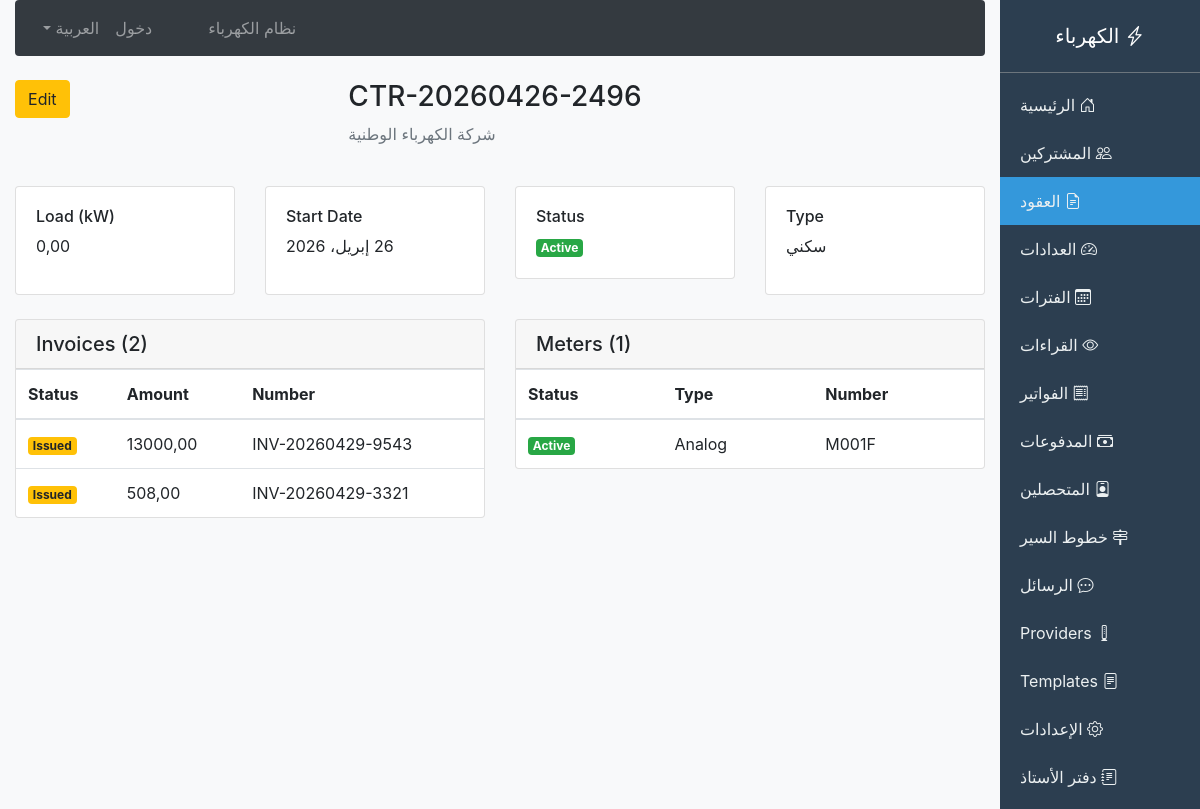
The app's page /billing/contracts/11/ with its own data.
### billing/models.py (models this page shows, shortened)
class Contract(models.Model):
    class ContractStatus(models.TextChoices):
        ACTIVE = 'active', 'Active'
        SUSPENDED = 'suspended', 'Suspended'
        TERMINATED = 'terminated', 'Terminated'
        EXPIRED = 'expired', 'Expired'
    contract_number = models.CharField(max_length=50, unique=True, blank=True)
    customer = models.ForeignKey(Customer, on_delete=models.CASCADE, related_name='contracts')
    type = models.ForeignKey(SubscriptionType, on_delete=models.CASCADE)
    start_date = models.DateField(null=True, blank=True)
    end_date = models.DateField(null=True, blank=True)
    contract_status = models.CharField(max_length=20, choices=ContractStatus.choices, default=ContractStatus.ACTIVE)
    connection_load = models.DecimalField(max_digits=10, decimal_places=2, default=0, verbose_name='Connection Load (kW)')
    deposit_amount = models.DecimalField(max_digits=10, decimal_places=2, default=0)
    notes = models.TextField(blank=True, default='')
    created_by = models.ForeignKey(User, on_delete=models.SET_NULL, null=True, blank=True)
    created_at = models.DateTimeField(auto_now_add=True)
    class Meta:
        ordering = ['-created_at']

class Customer(models.Model):
    customer_number = models.CharField(max_length=50, unique=True, blank=True, default='')
    full_name_ar = models.CharField(max_length=150)
    full_name_en = models.CharField(max_length=150, blank=True, default='')
    national_id = models.CharField(max_length=50, blank=True, default='')
    mobile_phone = models.CharField(max_length=20, blank=True, default='')
    phone2 = models.CharField(max_length=20, blank=True, default='')
    email = models.EmailField(blank=True, default='')
    address = models.TextField(blank=True, default='')
    city = models.CharField(max_length=50, blank=True, default='')
    is_active = models.BooleanField(default=True)
    registration_date = models.DateField(auto_now_add=True)
    current_balance = models.DecimalField(max_digits=12, decimal_places=2, default=0)
    credit_limit = models.DecimalField(max_digits=12, decimal_places=2, default=0)
    notes = models.TextField(blank=True, default='')
    created_at = models.DateTimeField(auto_now_add=True)

class SubscriptionType(models.Model):
    name_ar = models.CharField(max_length=100)
    name_en = models.CharField(max_length=100, blank=True)
    description = models.TextField(blank=True)
    is_active = models.BooleanField(default=True)
    created_at = models.DateTimeField(auto_now_add=True)
    class Meta:
        verbose_name = 'Subscription Type'
        verbose_name_plural = 'Subscription Types'

class Meter(models.Model):
    class MeterStatus(models.TextChoices):
        ACTIVE = 'active', 'Active'
        DEFECTIVE = 'defective', 'Defective'
        REPLACED = 'replaced', 'Replaced'
        REMOVED = 'removed', 'Removed'
    class MeterType(models.TextChoices):
        ANALOG = 'analog', 'Analog'
        DIGITAL = 'digital', 'Digital'
        PREPAID = 'prepaid', 'Prepaid'
    meter_number = models.CharField(max_length=50, unique=True, blank=True)
    contract = models.ForeignKey(Contract, on_delete=models.CASCADE, related_name='meters')
    meter_model = models.CharField(max_length=100, blank=True, default='')
    meter_type = models.CharField(max_length=20, choices=MeterType.choices, default=MeterType.ANALOG)
    initial_reading = models.DecimalField(max_digits=12, decimal_places=2, default=0)
    last_approved_reading = models.DecimalField(max_digits=12, decimal_places=2, null=True, blank=True)
    installation_date = models.DateField(null=True, blank=True)
    last_reading_date = models.DateField(null=True, blank=True)
    meter_status = models.CharField(max_length=20, choices=MeterStatus.choices, default=MeterStatus.ACTIVE)
    location_description = models.CharField(max_length=255, blank=True, default='')
    class Meta:
        ordering = ['-installation_date']

class Invoice(models.Model):
    class InvoiceStatus(models.TextChoices):
        DRAFT = 'draft', 'Draft'
        ISSUED = 'issued', 'Issued'
        PAID = 'paid', 'Paid'
        PARTIALLY_PAID = 'partially_paid', 'Partially Paid'
        OVERDUE = 'overdue', 'Overdue'
        CANCELLED = 'cancelled', 'Cancelled'
    invoice_number = models.CharField(max_length=50, unique=True)
    contract = models.ForeignKey(Contract, on_delete=models.CASCADE, related_name='invoices')
    subscription_type = models.ForeignKey('SubscriptionType', on_delete=models.SET_NULL, null=True, blank=True, related_name='invoices')
    reading = models.ForeignKey(MeterReading, on_delete=models.SET_NULL, null=True, blank=True)
    issue_date = models.DateField()
    due_date = models.DateField()
    total_amount = models.DecimalField(max_digits=12, decimal_places=2)
    previous_indebtedness = models.DecimalField(max_digits=12, decimal_places=2, default=0)
    paid_amount = models.DecimalField(max_digits=12, decimal_places=2, default=0)
    invoice_status = models.CharField(max_length=20, choices=InvoiceStatus.choices, default=InvoiceStatus.ISSUED)
    penalty_amount = models.DecimalField(max_digits=10, decimal_places=2, default=0)
    period = models.ForeignKey(BillingPeriod, on_delete=models.SET_NULL, null=True, blank=True, related_name='invoices')
    notes = models.TextField(blank=True)
    created_at = models.DateTimeField(auto_now_add=True)
    class Meta:
        ordering = ['-issue_date']

### billing/views.py (the view)
# urls.py: path('contracts/<int:pk>/', views.contract_detail, name='contract_detail'),
def contract_detail(request, pk):
    contract = get_object_or_404(Contract, pk=pk)
    meters = contract.meters.all()
    invoices = contract.invoices.order_by('-created_at')[:10]
    readings = MeterReadingSubmission.objects.filter(contract=contract).order_by('-created_at')[:10]
    return render(request, 'billing/contract_detail.html', {
        'contract': contract,
        'meters': meters,
        'invoices': invoices,
        'readings': readings,
    })

### billing/context_processors.py (called while the page is built)
def language_context(request):
    lang = getattr(request, 'session', {}).get('django_language', 'ar')
    if not lang:
        lang = 'ar'
    return {
        'LANGUAGE_CODE': lang,
        'LANGUAGE_NAME': 'العربية' if lang == 'ar' else 'English'
    }

### templates/billing/contract_detail.html (shortened to what this page needs)
{% extends 'billing/base.html' %}
{% block content %}
<div class="row mb-4">
    <div class="col-md-8">
        <h3>{{ contract.contract_number }}</h3>
        <p class="text-muted">{{ contract.customer.full_name_ar }}</p>
    </div>
    <div class="col-md-4 text-left">
        <a href="{% url 'contract_update' contract.id %}" class="btn btn-warning">Edit</a>
    </div>
</div>
<div class="row mb-4">
    <div class="col-md-3">
        <div class="card">
            <div class="card-body">
                <h6>Type</h6>
                <p>{{ contract.type.name_ar }}</p>
            </div>
        </div>
    </div>
    <div class="col-md-3">
        <div class="card">
            <div class="card-body">
                <h6>Status</h6>
                <span class="badge badge-{% if contract.contract_status == 'active' %}success{% else %}warning{% endif %}">
                    {{ contract.get_contract_status_display }}
                </span>
            </div>
        </div>
    </div>
    <div class="col-md-3">
        <div class="card">
            <div class="card-body">
                <h6>Start Date</h6>
                <p>{{ contract.start_date }}</p>
            </div>
        </div>
    </div>
    <div class="col-md-3">
        <div class="card">
            <div class="card-body">
                <h6>Load (kW)</h6>
                <p>{{ contract.connection_load }}</p>
            </div>
        </div>
    </div>
</div>
<div class="row mb-4">
    <div class="col-md-6">
        <div class="card">
            <div class="card-header">
                <h5 class="mb-0">Meters ({{ meters.count }})</h5>
            </div>
            <div class="card-body p-0">
                <table class="table mb-0">
                    <thead><tr><th>Number</th><th>Type</th><th>Status</th></tr></thead>
                    <tbody>
                        {% for meter in meters %}
                        <tr>
                            <td>{{ meter.meter_number }}</td>
                            <td>{{ meter.get_meter_type_display }}</td>
                            <td><span class="badge badge-{% if meter.meter_status == 'active' %}success{% else %}warning{% endif %}">{{ meter.get_meter_status_display }}</span></td>
                        </tr>
                        {% empty %}
                        <tr><td colspan="3">No meters</td></tr>
                        {% endfor %}
                    </tbody>
                </table>
            </div>
        </div>
    </div>
    <div class="col-md-6">
        <div class="card">
            <div class="card-header">
                <h5 class="mb-0">Invoices ({{ invoices.count }})</h5>
            </div>
            <div class="card-body p-0">
                <table class="table mb-0">
                    <thead><tr><th>Number</th><th>Amount</th><th>Status</th></tr></thead>
                    <tbody>
                        {% for inv in invoices %}
                        <tr>
                            <td>{{ inv.invoice_number }}</td>
                            <td>{{ inv.total_amount|floatformat:2 }}</td>
                            <td><span class="badge badge-{% if inv.invoice_status == 'paid' %}success{% else %}warning{% endif %}">{{ inv.get_invoice_status_display }}</span></td>
                        </tr>
                        {% empty %}
                        <tr><td colspan="3">No invoices</td></tr>
                        {% endfor %}
                    </tbody>
                </table>
            </div>
        </div>
    </div>
</div>
{% endblock %}

### records on screen
Contract: contract_number "CTR-20260426-2496", customer.full_name_ar "شركة الكهرباء الوطنية", type.name_ar "سكني", contract_status "Active", start_date "26 إبريل، 2026", connection_load "0,00", count "1"
Meter: meter_number "M001F", meter_type "Analog", meter_status "Active"
Invoice: invoice_number "INV-20260429-9543", total_amount "13000,00", invoice_status "Issued"
Invoice: invoice_number "INV-20260429-3321", total_amount "508,00", invoice_status "Issued"

### other values on screen
{{ invoices.count }} "2"
